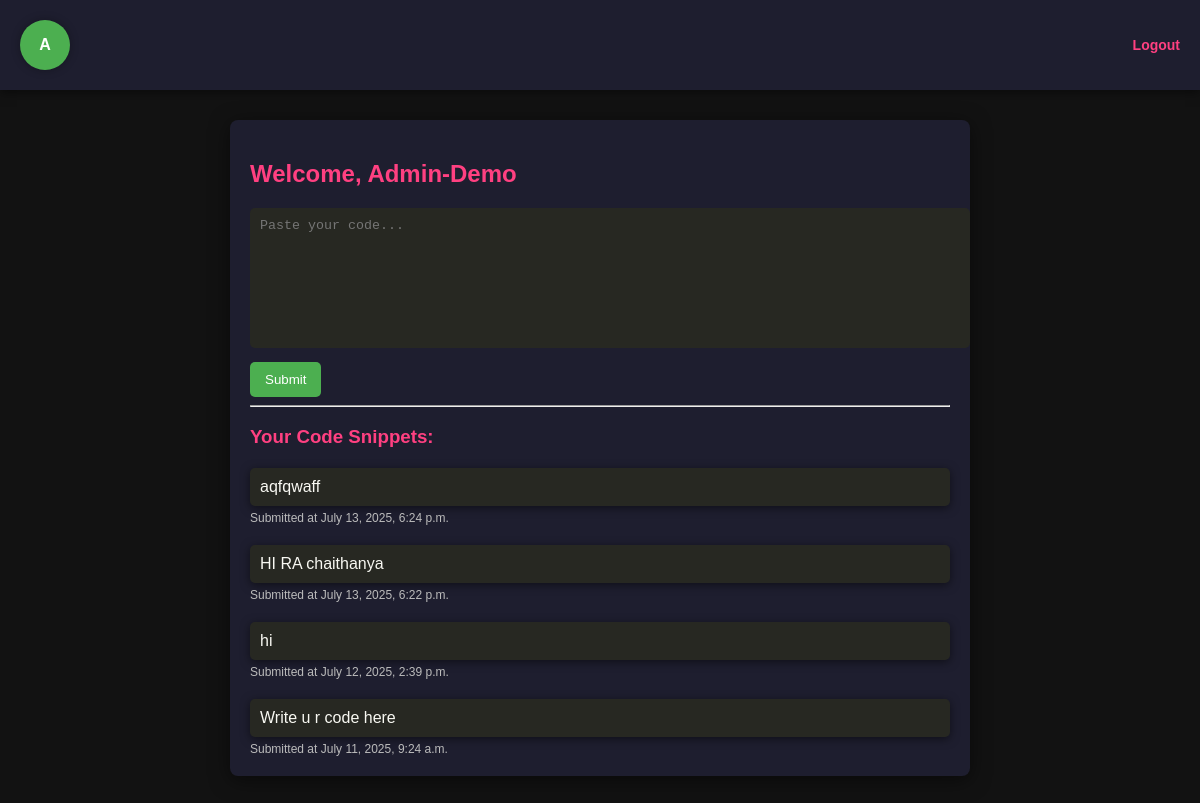
The page / (signed in) on the database as committed earlier.
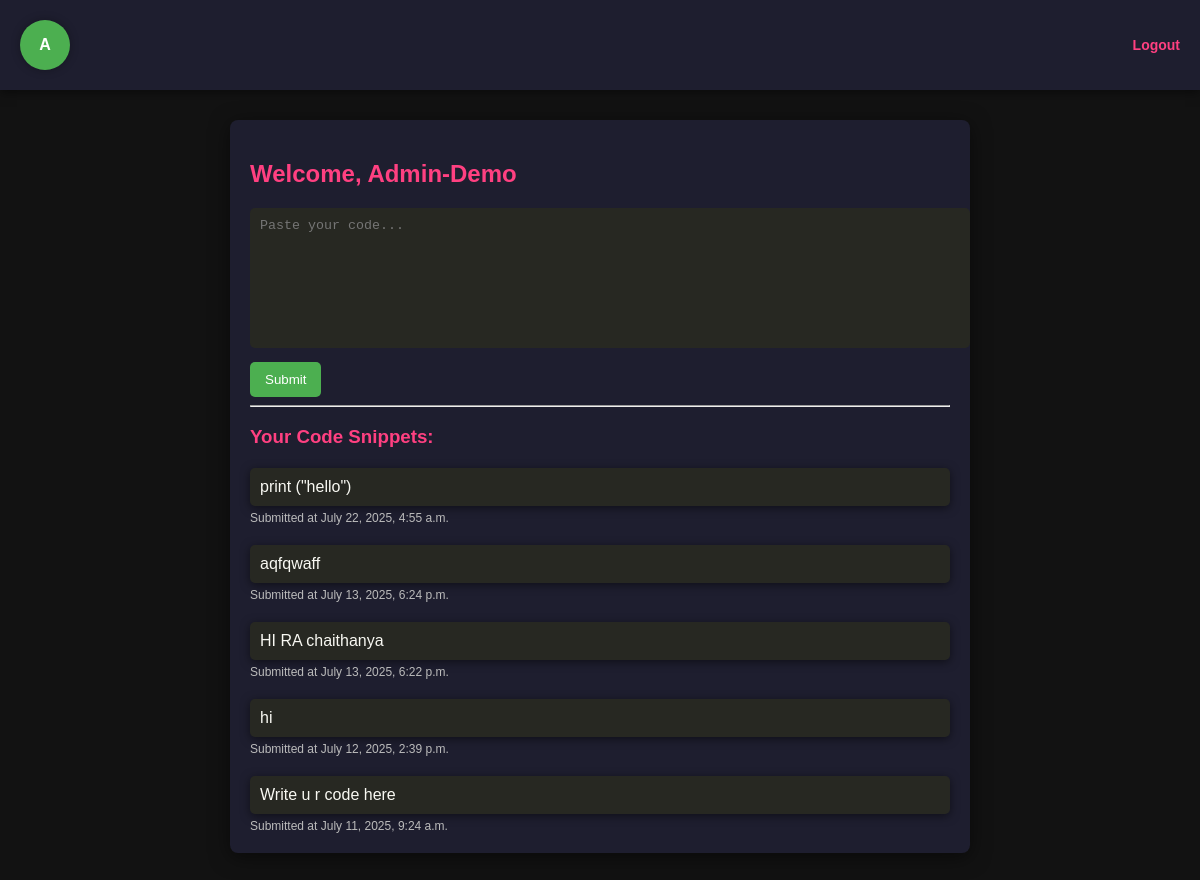
The same page on the database as committed later.
### data/models.py (models this page shows, shortened)
class CodePost(models.Model):
    user = models.ForeignKey(User, on_delete=models.CASCADE)
    code = models.TextField()
    created_at = models.DateTimeField(auto_now_add=True)

### data/views.py (the view)
# urls.py: 2. Add a URL to urlpatterns:  path('', views.home, name='home')
@login_required(login_url='login')
def home(request):
    if request.method == 'POST':
        code = request.POST.get('code')
        if code:
            CodePost.objects.create(user=request.user, code=code)
    posts = CodePost.objects.filter(user=request.user).order_by('-created_at')
    return render(request, 'data/home.html', {
        'posts': posts
    })

### data/templates/data/home.html (shortened to what this page needs)
<!DOCTYPE html>
<html lang="en">
<head>
</head>
<body>
    <div class="header">
        <div class="user-circle">{{ request.user.username|first }}</div>
        <a href="{% url 'logout' %}" class="logout">Logout</a>
    </div>
    <div class="container">
        <h2>Welcome, {{ request.user.username|title }}</h2>
        <form method="POST">
            <textarea name="code" placeholder="Paste your code..."></textarea>
            <br>
            <button type="submit">Submit</button>
        </form>
        <hr>
        <h3>Your Code Snippets:</h3>
        {% for post in posts %}
            <div class="code-block">{{ post.code }}</div>
            <div class="meta">Submitted at {{ post.created_at }}</div>
        {% empty %}
            <p>No code submitted yet.</p>
        {% endfor %}
    </div>
</body>
</html>

### data/templates/data/home.html (style rules this page uses)
body { font-family: 'Arial', sans-serif; background: #121212; color: #e0e0e0; padding: 0; margin: 0; }
.header { background: #1e1e2f; color: #fff; padding: 20px; display: flex; justify-content: space-between; align-items: center; box-shadow: 0 2px 10px rgba(0, 0, 0, 0.5); }
.user-circle { width: 50px; height: 50px; background: #4CAF50; border-radius: 50%; display: flex; justify-content: center; align-items: center; font-weight: bold; font-size: 16px; color: white; box-shadow: 0 0 10px rgba(0,0,0,0.3); text-transform: uppercase; }
.logout { color: #ff4081; text-decoration: none; font-size: 14px; font-weight: bold; transition: color 0.3s; }
.container { max-width: 700px; margin: 30px auto; background: #1e1e2f; padding: 20px; border-radius: 8px; box-shadow: 0 4px 20px rgba(0, 0, 0, 0.5); }
textarea { width: 100%; height: 120px; margin-bottom: 10px; font-family: monospace; padding: 10px; border: none; border-radius: 5px; background: #272822; color: #f8f8f2; resize: none; transition: background 0.3s; }
button { background: #4CAF50; color: white; border: none; padding: 10px 15px; border-radius: 5px; cursor: pointer; transition: background 0.3s; }
.code-block { background: #272822; color: #f8f8f2; padding: 10px; border-radius: 5px; margin-top: 20px; white-space: pre-wrap; overflow-x: auto; box-shadow: 0 2px 10px rgba(0, 0, 0, 0.5); }
.meta { font-size: 12px; color: #bbb; margin-top: 5px; }
h2, h3 { color: #ff4081; }

Rows that differ between the two databases and show on the page:
added CodePost: code "print (\"hello\")", created_at "July 22, 2025, 4:55 a.m."
